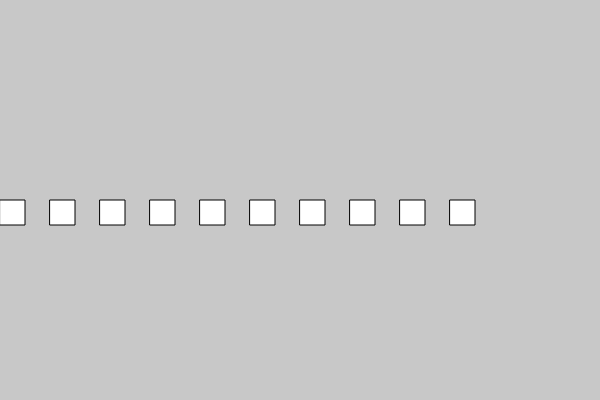
Frame 1 (no input)
Frame 60 (no input): identical to frame 1, image omitted
Frame 120 (the mouse pressed at the canvas centre since frame 60): identical to frame 1, image omitted

The p5.js sketch that drew this single still picture (run headless with seeded random() and noise() and a simulated clock; from frame 60 on, the mouse is pressed at the canvas centre):

// p5.js sketch
// ── sketch.js
function setup() {
  createCanvas(600, 400);
}

function draw() {
  background(200)
  for (var i = 0; i < 10; i++) {
    rect(i*50, 200, 25, 25);
  }
}

// above is equivalent to

// function draw() {
//   rect(0, 200, 25, 25);
//   rect(50, 200, 25, 25);
//   rect(100, 200, 25, 25);
//   rect(150, 200, 25, 25);
//   rect(200, 200, 25, 25);
//   rect(250, 200, 25, 25);
//   rect(300, 200, 25, 25);
//   rect(350, 200, 25, 25);
//   rect(400, 200, 25, 25);
//   rect(450, 200, 25, 25);
// }
